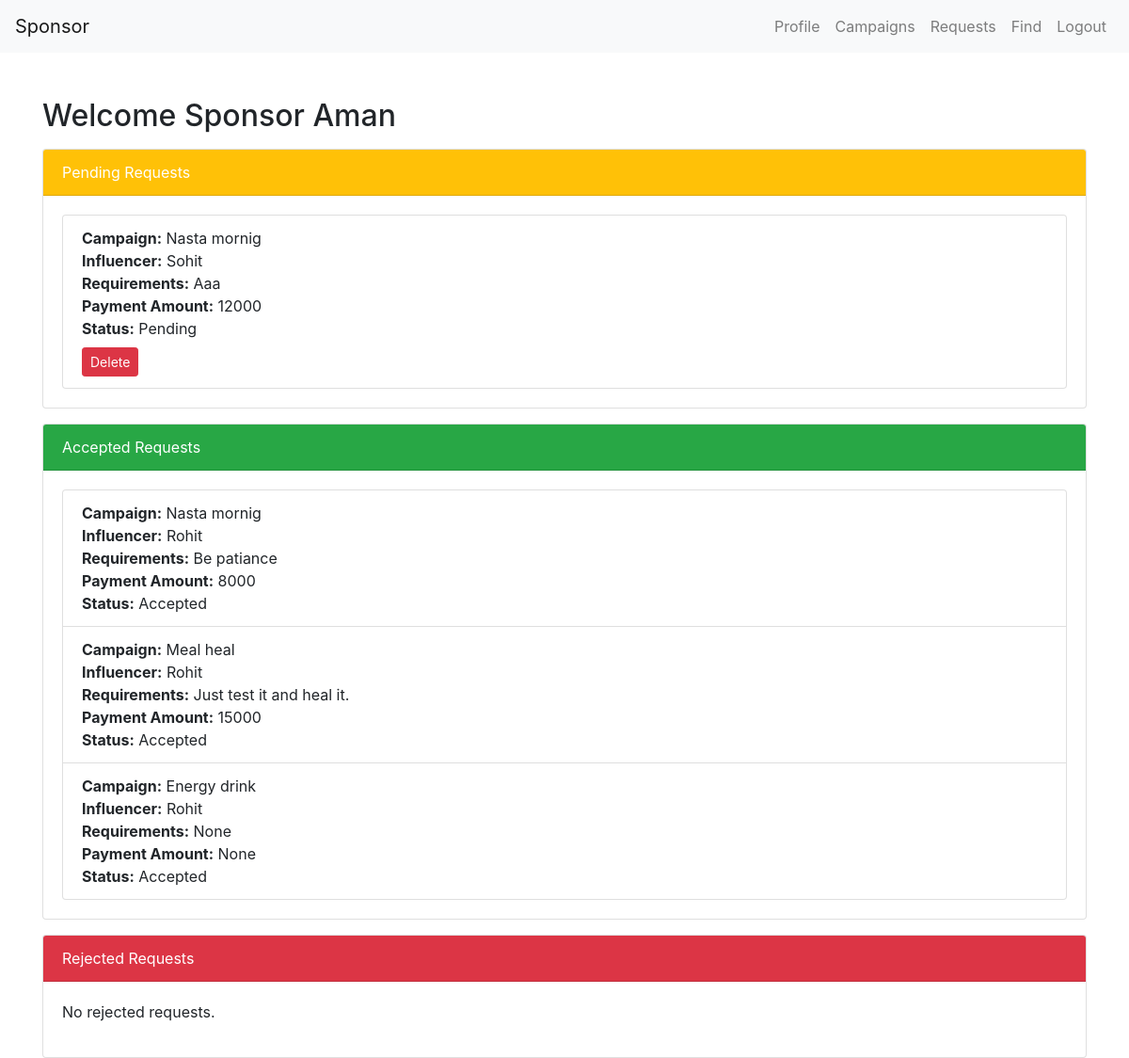
/spon_stats (signed in), run on the app's committed database.
### app.py (models this page shows, shortened)
class User(db.Model, UserMixin):
    id = db.Column(db.Integer, primary_key=True, autoincrement=True)
    username = db.Column(db.String(25), unique=True, nullable=False)
    email = db.Column(db.String(50), unique=True, nullable=False)
    _password = db.Column(db.String(128), nullable=False)
    role = db.Column(db.String(25))
    industry = db.Column(db.String(20),nullable=True)
    budgets = db.Column(db.Integer)
    category = db.Column(db.String(20),nullable=True)
    niche = db.Column(db.String(20),nullable=True)
    reach = db.Column(db.String(20),nullable=True)
    blocked = db.Column(db.Boolean, default=False)
    sponsor_campaigns = db.relationship('Campaign', foreign_keys='Campaign.sponsor_id', back_populates='sponsor')
    influencer_campaigns = db.relationship('Campaign', foreign_keys='Campaign.influencer_id', back_populates='influencer')
    @property
    def password(self):
        raise AttributeError('password is not a readable attribute')

class AdRequest(db.Model):
    id = db.Column(db.Integer, primary_key=True)
    messages = db.Column(db.Text)
    requirements = db.Column(db.Text)
    payment_amount = db.Column(db.Integer)
    sender = db.Column(db.String(30))
    negotiated_amount = db.Column(db.Integer, nullable=True)
    negotiation_status = db.Column(db.String(64), default='Pending')  # 'Pending', 'Proposed', 'Accepted', 'Rejected'
    status = db.Column(db.String(64), default= 'pending')  # 'Pending', 'Accepted', 'Rejected'
    campaign_id = db.Column(db.Integer, db.ForeignKey('campaign.id', name='fk_adrequest_campaign_id'))
    influencer_id = db.Column(db.Integer, db.ForeignKey('user.id', name='fk_adrequest_influencer_id'))
    sponsor_id = db.Column(db.Integer, db.ForeignKey('user.id', name='fk_adrequest_sponsor_id'))
    campaign = db.relationship('Campaign', backref='ad_requests')
    influencer = db.relationship('User', foreign_keys=[influencer_id], backref='influencer')

class Campaign(db.Model):
    id = db.Column(db.Integer, primary_key=True)
    name = db.Column(db.String(128))
    description = db.Column(db.Text)
    start_date = db.Column(db.DateTime, index=True, default=datetime.utcnow)
    end_date = db.Column(db.DateTime, index=True)
    budget = db.Column(db.Integer)
    visibility = db.Column(db.String(255) , default='public')
    progress = db.Column(db.Integer, default=0)
    flagged = db.Column(db.Boolean, default=False)
    sponsor_id = db.Column(db.Integer, db.ForeignKey('user.id', name='fk_campaign_sponsor_id'))
    influencer_id = db.Column(db.Integer, db.ForeignKey('user.id', name='fk_campaign_influencer_id'), nullable=True)
    sponsor = db.relationship('User', foreign_keys=[sponsor_id], back_populates='sponsor_campaigns')
    influencer = db.relationship('User', foreign_keys=[influencer_id], back_populates='influencer_campaigns')

### app.py (the view)
@app.route('/spon_stats')
@login_required
def spon_stats():
    if current_user.role != 'sponsor' or current_user.blocked:
        flash('You do not have permission to access this page as you are blocked.', 'danger')
        return redirect(url_for('home'))
    pending_requests = AdRequest.query.join(Campaign).filter(
        Campaign.sponsor_id == current_user.id,
        AdRequest.status == 'Pending'
    ).all()
    accepted_requests = AdRequest.query.join(Campaign).filter(
        Campaign.sponsor_id == current_user.id,
        AdRequest.status == 'Accepted'
    ).all()
    rejected_requests = AdRequest.query.join(Campaign).filter(
    Campaign.sponsor_id == current_user.id,
    AdRequest.status == 'Rejected'
    ).all()
    return render_template('spon_stats.html', pending_requests=pending_requests, accepted_requests=accepted_requests,rejected_requests=rejected_requests)

### app.py (called while the page is built)
@login_manager.user_loader
def load_user(user_id):
    return User.query.get(int(user_id))

### templates/spon_stats.html (shortened to what this page needs)
<!DOCTYPE html>
<html lang="en">
<head>
    <link href="https://stackpath.bootstrapcdn.com/bootstrap/4.5.2/css/bootstrap.min.css" rel="stylesheet">
</head>
<body>
    <nav class="navbar navbar-expand-lg navbar-light bg-light">
        <a class="navbar-brand" href="/sponsor_dashboard">Sponsor</a>
        <div class="collapse navbar-collapse" id="navbarNav">
            <ul class="navbar-nav ml-auto">
                <li class="nav-item">
                    <a class="nav-link" href="/sponsor_dashboard">Profile</a>
                </li>
                <li class="nav-item">
                    <a class="nav-link" href='/spon_camp_list'>Campaigns</a>
                </li>
                <li class="nav-item">
                    <a class="nav-link" href="/sponsor_requests">Requests</a>
                </li>
                <li class="nav-item">
                    <a class="nav-link" href='/sponsor_find_dashboard'>Find</a>
                </li>
                <li class="nav-item">
                    <a class="nav-link" href="{{ url_for('logout') }}">Logout</a>
                </li>
            </ul>
        </div>
    </nav>
    <div class="container mt-5">
        <h2>Welcome Sponsor {{ current_user.username|capitalize }}</h2>
        <div class="card mt-3">
            <div class="card-header bg-warning text-white">
                Pending Requests
            </div>
            <div class="card-body">
                {% if pending_requests %}
                    <ul class="list-group">
                        {% for request in pending_requests %}
                            <li class="list-group-item">
                                <strong>Campaign:</strong> {{ request.campaign.name|capitalize }}<br>
                                <strong>Influencer:</strong> {{ request.influencer.username|capitalize }}<br>
                                <strong>Requirements:</strong> {{ request.requirements|capitalize }}<br>
                                <strong>Payment Amount:</strong> {{ request.payment_amount }}<br>
                                <strong>Status:</strong> {{ request.status|capitalize }}
                                <form method="POST" action="{{ url_for('delete_request', request_id=request.id) }}" class="mt-2">
                                    <button type="submit" class="btn btn-danger btn-sm">Delete</button>
                                </form>
                            </li>
                        {% endfor %}
                    </ul>
                {% else %}
                    <p>No pending requests.</p>
                {% endif %}
            </div>
        </div>
        <div class="card mt-3">
            <div class="card-header bg-success text-white">
                Accepted Requests
            </div>
            <div class="card-body">
                {% if accepted_requests %}
                    <ul class="list-group">
                        {% for request in accepted_requests %}
                            <li class="list-group-item">
                                <strong>Campaign:</strong> {{ request.campaign.name|capitalize }}<br>
                                <strong>Influencer:</strong> {{ request.influencer.username|capitalize }}<br>
                                <strong>Requirements:</strong> {{ request.requirements|capitalize }}<br>
                                <strong>Payment Amount:</strong> {{ request.payment_amount }}<br>
                                <strong>Status:</strong> {{ request.status|capitalize }}
                            </li>
                        {% endfor %}
                    </ul>
                {% else %}
                    <p>No accepted requests.</p>
                {% endif %}
            </div>
        </div>
        <div class="card mt-3">
            <div class="card-header bg-danger text-white">
                Rejected Requests
            </div>
            <div class="card-body">
                {% if rejected_requests %}
                    <ul class="list-group">
                        {% for request in rejected_requests %}
                            <li class="list-group-item">
                                <strong>Campaign:</strong> {{ request.campaign.name|capitalize }}<br>
                                <strong>Influencer:</strong> {{ request.influencer.username|capitalize }}<br>
                                <strong>Requirements:</strong> {{ request.requirements|capitalize }}<br>
                                <strong>Payment Amount:</strong> {{ request.payment_amount }}<br>
                                <strong>Status:</strong> {{ request.status|capitalize }}
                            </li>
                        {% endfor %}
                    </ul>
                {% else %}
                    <p>No rejected requests.</p>
                {% endif %}
            </div>
        </div>
    </div>
</body>
</html>

### data on the page
User: username "Aman"
AdRequest: campaign.name "Nasta mornig", influencer.username "Sohit", requirements "Aaa", payment_amount "12000", status "Pending"
AdRequest: campaign.name "Nasta mornig", influencer.username "Rohit", requirements "Be patiance", payment_amount "8000", status "Accepted"
AdRequest: campaign.name "Meal heal", influencer.username "Rohit", requirements "Just test it and heal it.", payment_amount "15000", status "Accepted"
AdRequest: campaign.name "Energy drink", influencer.username "Rohit", requirements "None", payment_amount "None", status "Accepted"
